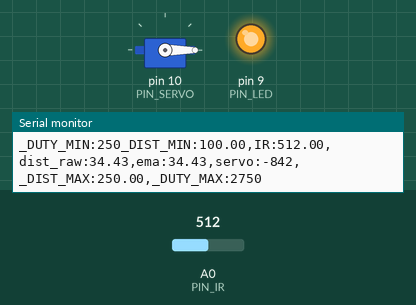
A sketch run on a simulated Arduino Uno, built with avr-gcc and run on an emulated ATmega328P. Shown: servo, output pins drawn as LEDs (lit = HIGH), the last lines printed to the serial monitor. Inputs (shaded band) come from the test bench; at power-on: A0 (PIN_IR) = 512.

Above: at 1.2 s.
1.3 s: A0 (PIN_IR) set to 361
2.8 s: A0 (PIN_IR) set to 339
At 3.2 s:
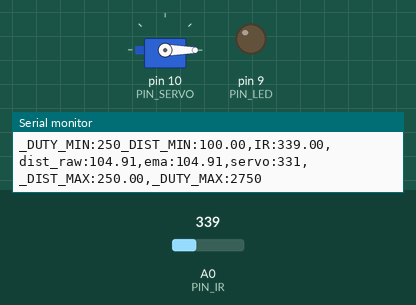
4.3 s: A0 (PIN_IR) set to 0
At 5.5 s:
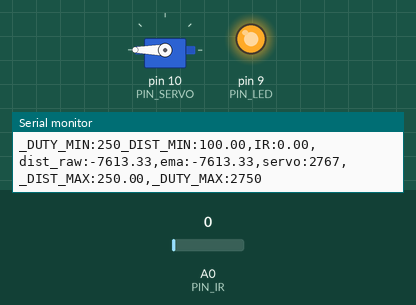
5.9 s: A0 (PIN_IR) set to 188
At 6.11 s:
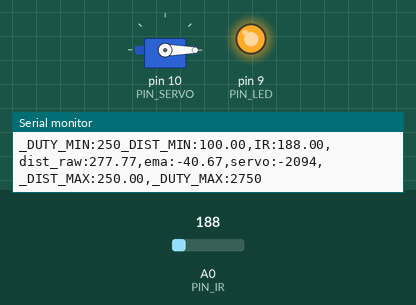
7.7 s: A0 (PIN_IR) set to 203
At 8.2 s:
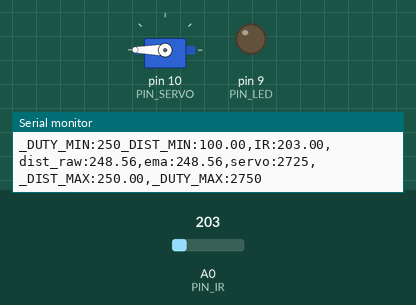
9.2 s: A0 (PIN_IR) set to 122
At 10.5 s:
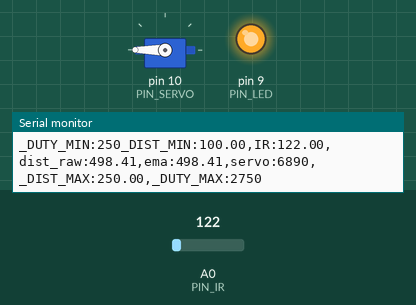
Timing chart, 0 to 11.7 s (numbered marks = the images above; inputs shaded):
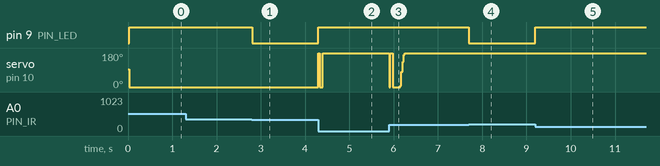

Measured:
- the behaviour switches between 348 and 347 on A0 (PIN_IR) (found by bisection; images 0 and 1)
- the behaviour switches between 202 and 203 on A0 (PIN_IR) (found by bisection; images 3 and 4)
- after the input at 2.8 s, pin 9 (PIN_LED): HIGH → LOW at once
- after the input at 4.3 s, pin 9 (PIN_LED): LOW → HIGH at once; servo on pin 10 (PIN_SERVO): 0° → 180° after 0.10 s
- after the input at 5.9 s, servo on pin 10 (PIN_SERVO): 180° → 0° at once, → 180° 0.25 s later
- after the input at 7.7 s, pin 9 (PIN_LED): HIGH → LOW at once
- after the input at 9.2 s, pin 9 (PIN_LED): LOW → HIGH at once

The sketch:

17_example_3.ino
```cpp
#include <Servo.h>

// Arduino pin assignment
#define PIN_IR    A0         // IR sensor at Pin A0
#define PIN_LED   9
#define PIN_SERVO 10

#define _DUTY_MIN 250  // servo full clockwise position (0 degree)
#define _DUTY_NEU 1500 // servo neutral position (90 degree)
#define _DUTY_MAX 2750 // servo full counter-clockwise position (180 degree)

#define _DIST_MIN  100.0   // minimum distance 100mm
#define _DIST_MAX  250.0   // maximum distance 250mm

#define EMA_ALPHA  0.3     // for EMA Filter
#define LOOP_INTERVAL 25   // Loop Interval (unit: msec)

Servo myservo;
unsigned long last_loop_time;   // unit: msec

float dist_prev = _DIST_MIN;
float dist_ema = _DIST_MIN;

void setup()
{
  pinMode(PIN_LED, OUTPUT);

  myservo.attach(PIN_SERVO);
  myservo.writeMicroseconds(_DUTY_NEU);

  Serial.begin(1000000);    // 1,000,000 bps
}

void loop()
{
  unsigned long time_curr = millis();
  int duty;
  float a_value, dist_raw;

  // wait until next event time
  if (time_curr < (last_loop_time + LOOP_INTERVAL))
    return;
  last_loop_time += LOOP_INTERVAL;

  a_value = analogRead(PIN_IR);
  dist_raw = (6762.0/(a_value-9)-4.0)*10.0 - 60.0;

  // Range filter: limit distance to _DIST_MIN ~ _DIST_MAX
  if (dist_raw >= _DIST_MIN && dist_raw <= _DIST_MAX) {
    dist_ema = dist_raw;     // EMA Filter code
    digitalWrite(PIN_LED, LOW);
  } else {
    digitalWrite(PIN_LED, HIGH);
  }

  // EMA filter code
  dist_ema = EMA_ALPHA * dist_raw + (1 - EMA_ALPHA) * dist_ema;

  // Mapping the distance to servo duty cycle
  duty = _DUTY_MIN + (dist_ema - _DIST_MIN) * (_DUTY_MAX - _DUTY_MIN) / (_DIST_MAX - _DIST_MIN);

  myservo.writeMicroseconds(duty);

  Serial.print("_DUTY_MIN:");  Serial.print(_DUTY_MIN);
  Serial.print("_DIST_MIN:");  Serial.print(_DIST_MIN);
  Serial.print(",IR:");        Serial.print(a_value);
  Serial.print(",dist_raw:");  Serial.print(dist_raw);
  Serial.print(",ema:");       Serial.print(dist_ema);
  Serial.print(",servo:");     Serial.print(duty);
  Serial.print(",_DIST_MAX:"); Serial.print(_DIST_MAX);
  Serial.print(",_DUTY_MAX:"); Serial.print(_DUTY_MAX);
  Serial.println("");
}
```
